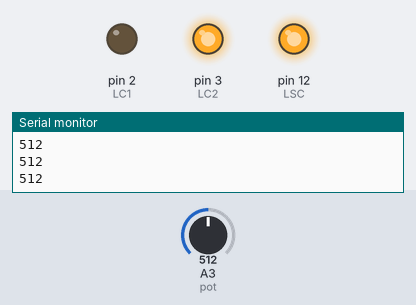
Bench run of a sketch on a simulated Arduino Uno, built with avr-gcc and run on an emulated ATmega328P. Shown: output pins drawn as LEDs (lit = HIGH), the last lines printed to the serial monitor. Inputs (shaded band) come from the test bench; at power-on: A3 (pot) = 512.

Above: at 2.2 s.
2.3 s: A3 (pot) set to 137
3.8 s: A3 (pot) set to 114
At 4.2 s:
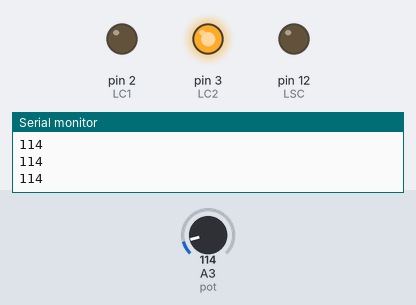
5.3 s: A3 (pot) set to 306
At 6.4 s:
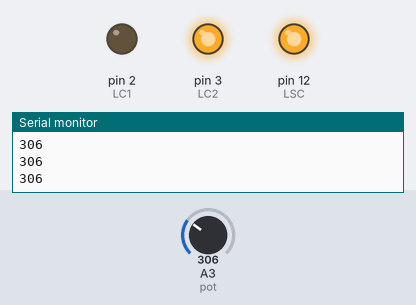
6.8 s: A3 (pot) set to 122
At 7.6 s:
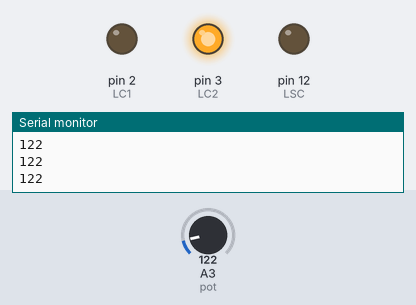
Timing chart, 0 to 9.3 s (numbered marks = the images above; inputs shaded):
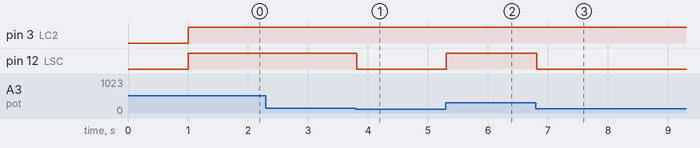

Measured:
- the behaviour switches between 128 and 127 on A3 (pot) (found by bisection; images 0 and 1)
- after the input at 3.8 s, pin 12 (LSC): HIGH → LOW at once
- after the input at 5.3 s, pin 12 (LSC): LOW → HIGH at once
- after the input at 6.8 s, pin 12 (LSC): HIGH → LOW at once

The sketch:

2022-10-18_Motor_Controller.ino
```cpp
const int LC1 = 2;
const int LC2 = 3;
const int LSC = 12;
const int pot = A3;

int motorSpeed = 0;

void setup() {
  Serial.begin(9600);
  pinMode (LC1, OUTPUT);
  pinMode (LC2, OUTPUT);
  pinMode (LSC, OUTPUT);
  motorSpeed = 0;
  analogWrite (LSC, motorSpeed);
  digitalWrite (LC1, LOW);
  digitalWrite (LC2, LOW);
  delay(1000);
}

void loop() {
  motorSpeed = analogRead (pot);
  Serial.println (motorSpeed);
  analogWrite (LSC, motorSpeed);
  digitalWrite (LC1, LOW);
  digitalWrite (LC2, HIGH);
}
```
